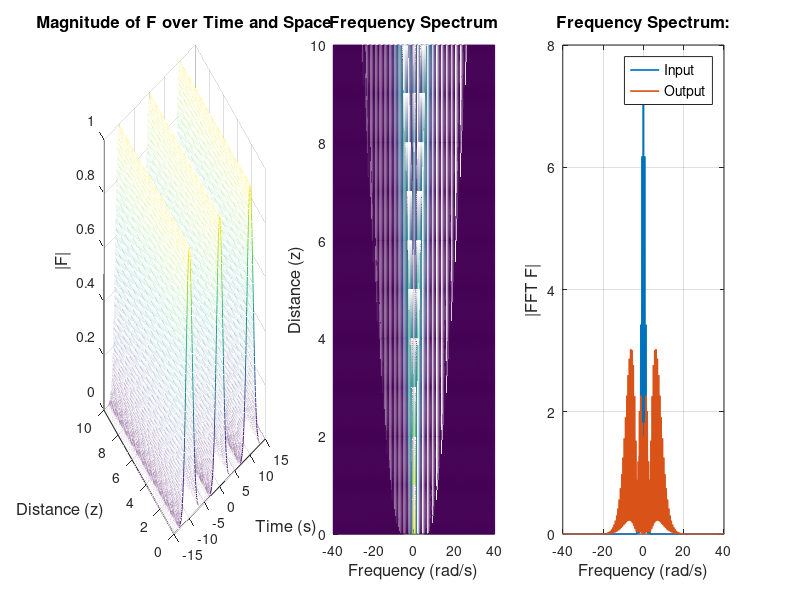

This chart was generated by the following MATLAB code: (Note: this script raises an error after producing the figure.)
%% Proyecto: Theoretical and numerical dynamic of pulses in presence of
%% self phase modulation and negligible dispersion
%  SPM - SLOT 9, my Files is Class 5
%  SPM : SELF-PHASE MODULATION
%  GVD : GROUP VELOCITY DISPERSION

%%
% PROPAGATION METHOD FOR THE SOLUTION OF NLSE
% i Fz - beta2/2 Ftt + gamma*|F|^2 F=0
clc,clear, close all

% MATERIAL PROPERTIES
beta2=0; 
gamma=1;

% TEMPORAL COORDINATE
t0=-15;
t1=15;
nt=500;
t=linspace(t0,t1,nt);
deltat=(t1-t0)/(nt-1);

% SPATIAL COORDINATE
z0=0;
z1=10;
nz=500;
z=linspace(z0,z1,nz);
deltaz=(z1-z0)/(nz-1); % deltaz = h
h=deltaz;

% FREQUENCY COORDINATE 
indfreq=-nt/2:1:nt/2-1;
omega=(pi./t1).*indfreq;

% INPUT ENVELOPE

% pulseType =  'UNCHIRPED GAUSSIAN';
% tau0=1;
% amp=1;
% FIN=amp*exp(-t.^2/(2*tau0^2)); % UNCHIRPED GAUSSIAN PULSE

% C=-2;
% amp= 1;
% tau0=1;
% FIN=amp*exp(-((1+1i*C)/2)*((t.^2)/(tau0^2))); %CHIRPED GAUSSIAN PULSE
% pulseType =  'CHIRPED GAUSSIAN';


% C=-2;
% tau0=1;
% FIN=sech(t/tau0).*exp(-1i*((C*t.^2)/(2*tau0^2))); % HYPERBOLIC CHIRPED SECH PULSES
% pulseType =  'HYPERBOLIC CHIRPED SECH';

% % SUPER GAUSSIAN PULSE
% m=3;
% C=5;
% tau0=1;
% FIN=exp(-(1+1i*C)/2*(t/tau0).^(2*m));
% pulseType =  'SUPER GAUSSIAN';


% 3 gaussian pulses
tau0=1;
amp=1;
pulseType =  '3 UGP';
tshift1=-10;
FIN1=amp*exp(-(t+tshift1).^2/(2*tau0^2)); % UNCHIRPED GAUSSIAN PULSE 1
tshift2=0;
FIN2=1*amp*exp(-(t+tshift2).^2/(2*tau0^2)); % UNCHIRPED GAUSSIAN PULSE 2
tshift3=10;
FIN3=amp*exp(-(t+tshift3).^2/(2*tau0^2)); % UNCHIRPED GAUSSIAN PULSE 2
FIN=FIN1+FIN2+FIN3;

%FIN=amp*exp(-t.^2/(2*tau0^2)); % UNCHIRPED GAUSSIAN PULSE


% FOURIER TRANSFORM - SIGNAL INPUT
FFIN=deltat*fftshift(fft(FIN));


%%%%%%%%%%%%%%%%%%%%%%
% CORE OF THE PROGRAM
%%%%%%%%%%%%%%%%%%%%%%

F=zeros(ceil(nt),floor(nz));
FF=zeros(ceil(nt),floor(nz));

F(:,1)=FIN;
FF(:,1)=FFIN;

q=FIN;

for loop_step=2:1:nz
   
    % LINEAR DISPERSIVE STEP
    qs=deltat*fftshift(fft(q)); %FFT
    qs_old=qs;
    
    prop=beta2/2*omega.^2;
    fact=1i*prop*h;
    qs=qs_old.*exp(fact); % calculation of the propagation in the frequency domain
    q=(1/deltat)*ifft(ifftshift(qs)); % coming back in the time domain
    
    %NONLINEAR CHI3 EFFECT STEP
    q_old=q;
    q=q_old.*exp(1i*gamma*abs(q_old).^2*h);
    
    %SAVE DATA EVERY NZ
    F(:,loop_step)=q;
    FF(:,loop_step)=deltat*fftshift(fft(q));
        
end


figure(1)
set(gcf,'Position',[100 100 900 300])
subplot(1,3,1)
mesh(t, z, abs(F)')
xlabel('Time (s)', 'FontSize', 12)
ylabel('Distance (z)', 'FontSize', 12)
zlabel('|F|', 'FontSize', 12)
title('Magnitude of F over Time and Space', 'FontSize', 12)
grid on


subplot(1,3,2)
mesh(omega, z, abs(FF)')
xlabel('Frequency (rad/s)', 'FontSize', 12)
ylabel('Distance (z)', 'FontSize', 12)
zlabel('|FFT F|', 'FontSize', 12)
title('Frequency Spectrum', 'FontSize', 12)
grid on
view(2)
xlim([-40 40])

subplot(1,3,3)
plot(omega, abs(FF(:,1)),'LineWidth',1.2)
hold on
plot(omega, abs(FF(:,end)),'LineWidth',1.2)
xlabel('Frequency (rad/s)', 'FontSize', 12)
ylabel('|FFT F|', 'FontSize', 12)
title('Frequency Spectrum:','FontSize', 12)
legend('Input', 'Output', 'FontSize', 10)
grid on
xlim([-40 40])

sgtitle(sprintf('%s Pulses',pulseType),'FontSize', 14)

% Figure 2: Phase Over Time and Space (Chirped Pulse)
figure(2)
set(gcf,'Position',[100 100 900 300])

subplot(1,3,1)
mesh(t, z, unwrap(angle(F))')
xlabel('Time (s)', 'FontSize', 12)
ylabel('Distance (z)', 'FontSize', 12)
zlabel('Phase (rad)', 'FontSize', 12)
title('Phase of F over Time and Space', 'FontSize', 12)
grid on
view(2)

subplot(1,3,2)
plot(t, unwrap(angle(F(:,1))),'LineWidth',1.2)
hold on
plot(t, unwrap(angle(F(:,end))),'LineWidth',1.2)
xlabel('Time (s)', 'FontSize', 12)
ylabel('Nonlinear Phase Shift \phi_{NL}', 'FontSize', 12)
title('Nonlinear Phase Shift', 'FontSize', 12)
legend('Input', 'Output', 'FontSize', 10)
grid on
% xlim([-5 5])

domegaIN=-gradient(unwrap(angle(F(:,1))),t);
domegaOUT=-gradient(unwrap(angle(F(:,end))),t);

subplot(1,3,3)
plot(t, domegaIN,'LineWidth',1.2)
hold on
plot(t, domegaOUT,'LineWidth',1.2)
xlabel('Time (s)', 'FontSize', 12)
ylabel('\delta \omega', 'FontSize', 12)
title('Induced Frequency Chirp', 'FontSize', 12)
legend('Input', 'Output', 'FontSize', 10)
grid on
% xlim([-5 5])





